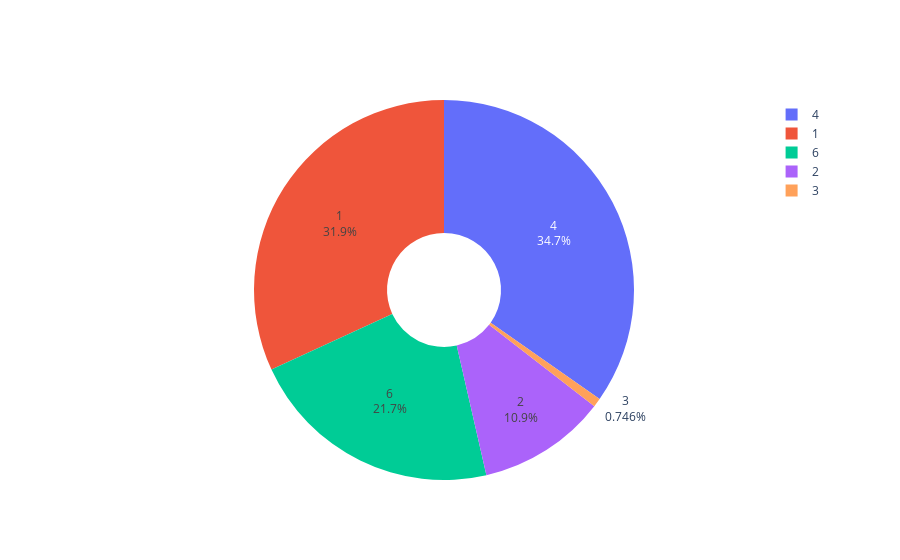

The code cell stored with this chart in its notebook:
### Code cell
fig.show()

### Figure 1 — Plotly figure (JSON) as saved in the notebook; plotly's stock layout.template omitted (floating-point values rounded to 4 significant figures)
{"data": [{"hole": 0.3, "hoverinfo": "label+percent", "labels": [1, 2, 3, 4, 6], "textinfo": "label+percent", "type": "pie", "values": [1410, 484, 33, 1536, 960]}], "layout": {}}
